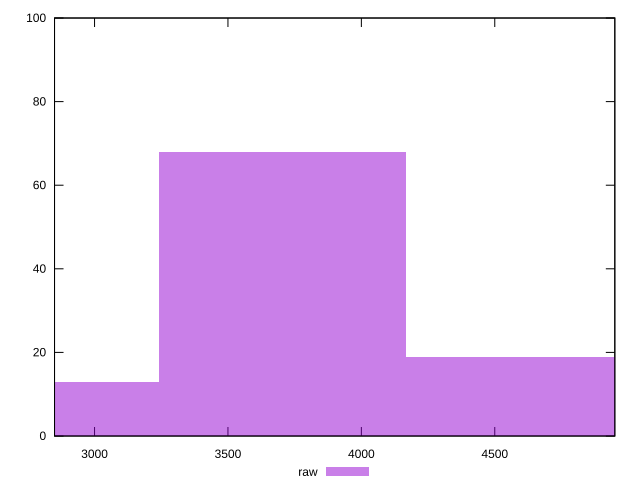

Source code (gnuplot):
reset

$raw <<EOF
2777.097047438132 13
3702.7960632508425 68
4628.495079063553 19
EOF

set key outside below
set boxwidth 925.6990158127106
set xrange [2850:4950]
set yrange [0:100]
set trange [0:100]
set style fill transparent solid 0.5 noborder
set terminal svg size 640, 490 enhanced background rgb 'white'
set output "reports/report_00027_2021-02-24T12-40-31.850Z/unused-javascript/samples/astro/raw/histogram.svg"

plot $raw title "raw" with boxes

reset
